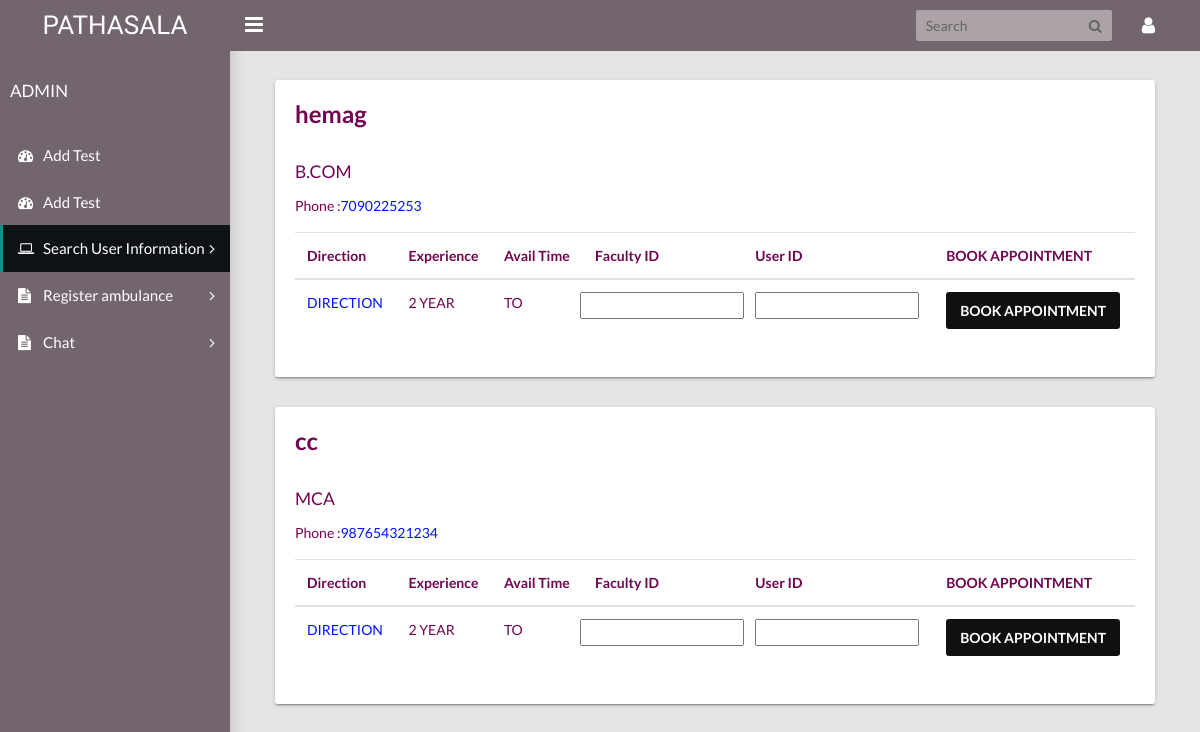
/adminsearch.php, run on the app's committed database.
### tables this page shows
CREATE TABLE `facultyprofile` (
  `id` int(11) NOT NULL,
  `firstname` varchar(20) NOT NULL,
  `lastname` varchar(20) NOT NULL,
  `branch` varchar(100) NOT NULL,
  `phonenumber` varchar(13) NOT NULL,
  `facultyid` varchar(20) NOT NULL,
  `address` varchar(1000) NOT NULL,
  `workexperience` varchar(20) NOT NULL,
  `specilisation` varchar(20) NOT NULL,
  `email` varchar(30) NOT NULL,
  `password` varchar(50) NOT NULL
);

### adminsearch.php (the view, shortened to what this page needs)
<!DOCTYPE html>
<html lang="en">
  <head>
    <link rel="stylesheet" type="text/css" href="css/main.css">
    <link rel="stylesheet" type="text/css" href="https://maxcdn.bootstrapcdn.com/font-awesome/4.7.0/css/font-awesome.min.css">
  </head>
  <body class="app sidebar-mini">
    <header class="app-header"><a class="app-header__logo" href="index.html">PATHASALA</a>
      <a class="app-sidebar__toggle" href="#" data-toggle="sidebar"></a>
      <ul class="app-nav">
        <li class="app-search">
          <input class="app-search__input" type="search" placeholder="Search">
          <button class="app-search__button"><i class="fa fa-search"></i></button>
        </li>
        <li class="dropdown"><a class="app-nav__item" href="#" data-toggle="dropdown"><i class="fa fa-user fa-lg"></i></a>
        </li>
      </ul>
    </header>
    <aside class="app-sidebar">
       <div class="app-sidebar__user">
        <div>
          <p class="app-sidebar__user-name">ADMIN</p>
        </div>
      </div>
      <ul class="app-menu">
         <li><a class="app-menu__item " href="addtest.php"><i class="app-menu__icon fa fa-dashboard"></i><span class="app-menu__label">Add Test</span></a></li>
<li><a class="app-menu__item " href="addvideo.php"><i class="app-menu__icon fa fa-dashboard"></i><span class="app-menu__label">Add Test</span></a></li>
	   <li class="treeview"><a class="app-menu__item active" href="#" data-toggle="treeview"><i class="app-menu__icon fa fa-laptop"></i><span class="app-menu__label">Search User Information</span><i class="treeview-indicator fa fa-angle-right"></i></a>
        <li class="treeview"><a class="app-menu__item" href="#" data-toggle="treeview"><i class="app-menu__icon fa fa-file-text"></i><span class="app-menu__label">Register ambulance</span><i class="treeview-indicator fa fa-angle-right"></i></a>
<li class="treeview"><a class="app-menu__item" href="#" data-toggle="treeview"><i class="app-menu__icon fa fa-file-text"></i><span class="app-menu__label">Chat</span><i class="treeview-indicator fa fa-angle-right"></i></a>
        </li>
      </ul>
    </aside>
    <main class="app-content">
		   <?php
 $query ="SELECT * FROM facultyprofile";
$mysql_hostname = "localhost";
$mysql_user     = "root";
$mysql_password = "";
$mysql_database = "student_insight";
$con = mysqli_connect($mysql_hostname, $mysql_user, $mysql_password,$mysql_database);
$result = mysqli_query($con,$query);
while($data = mysqli_fetch_array($result))
{
?>
        <div class="col-md-12">
          <div class="tile">
            <div class="table-responsive">
              <table class="table">
                <thead>
                  <tr>
					<th>Direction</th>
					<th>Experience</th>
                    <th>Avail Time</th>
					<th>Faculty ID</th>
					<th>User ID</th>
                    <th> BOOK APPOINTMENT</th>
                  </tr>
                </thead>
                <tbody>
				 <h3 class="tile-title"><?php echo $data['firstname']; ?><?php echo $data['lastname']; ?></h3>
				 <label class="col-form-label col-form-label-lg" for="inputLarge"><?php echo $data['branch']; ?> </label><p>Phone :<a href="https://www.truecaller.com/search/in/<?php echo $data['phonenumber']; ?>" target="_blank"><?php echo $data['phonenumber']; ?></a>
                  <tr>
					<td><a href="https://www.google.co.in/maps/dir//'<?php echo $data['address'];?>" target="_blank">DIRECTION</a></td>
                    <td><?php echo $data['workexperience']; ?> YEAR</td>
                    <td><?php echo $data['tfrom']; ?> TO <?php echo $data['tto']; ?></td>
					<td><form class="row"  action="userdb.php" method="post">
					<input  type="text" name="p1" value="<?php echo $data['doctorid']; ?>"  /></td>
					<td><input  type="text" name="p2" value="<?php echo $_SESSION['username']; ?>"  /></td>
					<td>
					<button class="btn btn-primary" type = "submit"  >BOOK APPOINTMENT</button>
					</form></td>
                  </tr>
                </tbody>
              </table>
            </div>
          </div>
        </div>
      <?php } ?>
    </main>
  </body>
</html>

### data on the page
facultyprofile: firstname "hema", lastname "g", branch "B.COM", phonenumber "7090225253", workexperience "2"
facultyprofile: firstname "c", lastname "c", branch "MCA", phonenumber "987654321234", workexperience "2"
